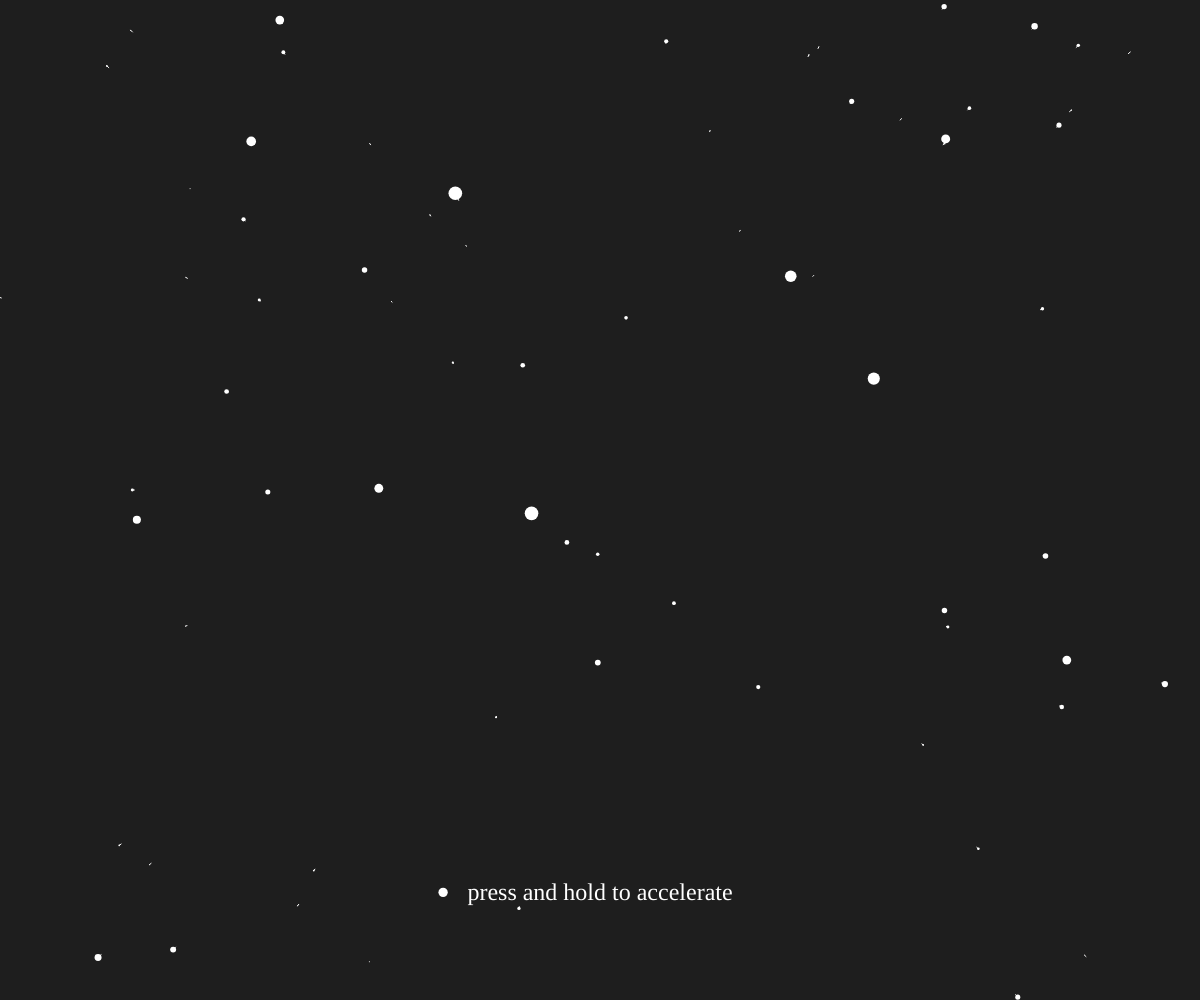
Frame 1 (no input)
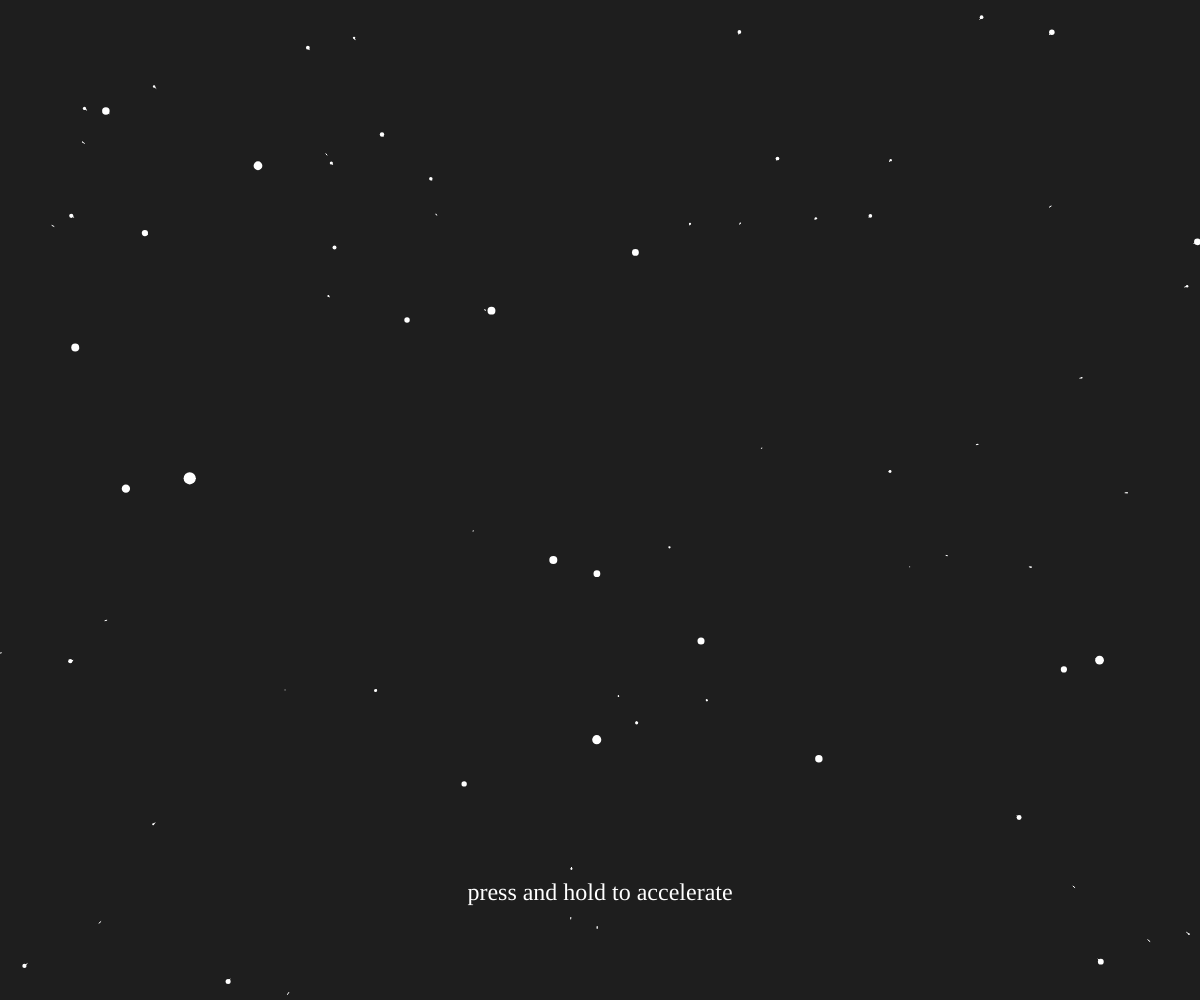
Frame 60 (no input)
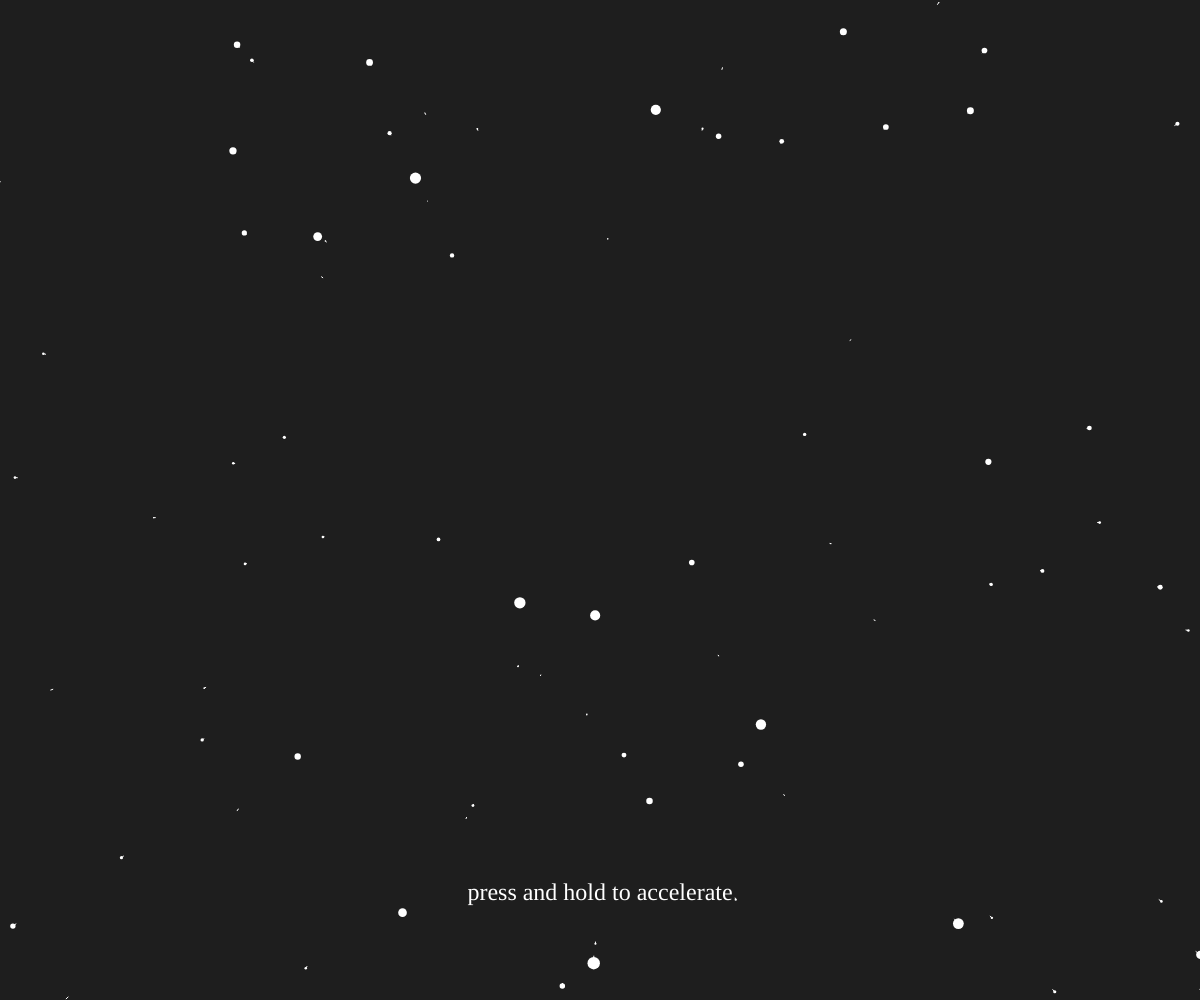
Frame 120 (the mouse pressed at the canvas centre since frame 60)

The p5.js sketch that drew these frames (run headless with seeded random() and noise() and a simulated clock; from frame 60 on, the mouse is pressed at the canvas centre):

// p5.js sketch
// ── sketch.js
var stars = [];

var speed;
var _speed = 150

function setup() {
  createCanvas(windowWidth, windowHeight);
  for (var i = 0; i < 800; i++) {
    stars[i] = new Star();
  }
}

function draw() {
    background(30);
  var testo = "press and hold to accelerate"
  if (keyIsPressed === true) {
       for (var j = 0; j <= 10; j+= 1) {
         _speed += 1.5;
         testo = "relase to return to normal speed"
       }
     } else {
       _speed = 100
     }

    if (_speed >= 3000) {
       background("red");
       testo = "";
       push()
         noStroke();
         textSize(windowWidth/20);
         textFont("Righteous");
         textAlign(CENTER);
         text("DANGER! LUDICROUS SPEED", windowWidth/2, windowHeight/2)
        pop()

        push()
          noStroke();
          textSize(windowWidth/80);
          textFont("Righteous");
          textAlign(CENTER);
          text("RELASE IMMEDIATLY ALL THE KEY", windowWidth/2, windowHeight/2+windowHeight/20)
         pop()

     }

  speed = map(_speed, 0, width, 0, 50);

  translate(width / 2, height / 2);
  for (var i = 0; i < stars.length; i++) {
    stars[i].update();
    stars[i].show();
  }

  //velocità smodata
  push()
    noStroke()
    textSize(24);
    textFont("Righteous");
    textAlign(CENTER);
    text(testo, 0, windowHeight/2.5)
  pop()

}

function Star() {
  this.x = random(-width, width);
  this.y = random(-height, height);
  this.z = random(width);
  this.pz = this.z;

  this.update = function() {
    this.z = this.z - speed;
    if (this.z < 1) {
      this.z = width;
      this.x = random(-width, width);
      this.y = random(-height, height);
      this.pz = this.z;
    }
  }

  this.show = function() {
    fill(255);
    noStroke();

    var sx = map(this.x / this.z, 0, 1, 0, width);
    var sy = map(this.y / this.z, 0, 1, 0, height);

    var r = map(this.z, 0, width, 16, 0);
    ellipse(sx, sy, r, r);

    var px = map(this.x / this.pz, 0, 1, 0, width);
    var py = map(this.y / this.pz, 0, 1, 0, height);

    this.pz = this.z;

    stroke(255);
    line(px, py, sx, sy);

  }



}
